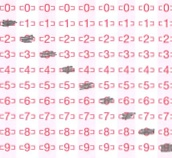
#> input picture test.jpg, 172 x 158 px
$ python -i image_processing.py   (imports and definitions only)
#> lines starting #> are read from the running program, lines starting #| are printed output that depends on the picture; after the words box and inside, x2 and y2 are one past the last pixel; in counts of white or black regions, pixels touching at a corner belong together
import cv2
import numpy as np
import os
def edge_detect(image):
    # Convert to grayscale
    gray = cv2.cvtColor(image, cv2.COLOR_BGR2GRAY)
    # Gaussian filter
    blurred = cv2.GaussianBlur(gray, (5, 5), 0)  # Grayscale image, Gaussian kernel size, standard deviation
    # Edge detection
    edged = cv2.Canny(blurred, 50, 150)
    return edged

# Edge detection
def find_contours(image):
    # Edge detection
    edged = edge_detect(image)
    # Contour detection
    contours, _ = cv2.findContours(edged, cv2.RETR_EXTERNAL, cv2.CHAIN_APPROX_SIMPLE)
    return contours

# Crop images
def crop(rotated, contours, h, w):
    # Coordinates of the rectangle
    contours = find_contours(rotated)
    c = max(contours, key=cv2.contourArea)
    rect = cv2.minAreaRect(c)
    box = cv2.boxPoints(rect)
    box = np.intp(box)
    x1, y1 = box[0]
    x2, y2 = box[2]
    if y1 < h - y2:
        rotated = cv2.rotate(rotated, cv2.ROTATE_180)
        x1, y1 = w - x1, h - y1
        x2, y2 = w - x2, h - y2

    # Crop the rectangular answer area
    answer_id = rotated[min(y1, y2):max(y1, y2), min(x1, x2):max(x1, x2)]
    # Crop the ID area
    id_area = rotated[int(0.47*min(y1, y2)): int(0.93*min(y1, y2)),int(0.76*max(x1, x2)):int(0.98*max(x1, x2))]
    return answer_id, id_area

# rotaion image
def deskew(image):
    # Get image size
    (h, w) = image.shape[:2]

    # Detect contours
    contours = find_contours(image)


    # cv2.drawContours(image, contours, -1, (0, 255, 0), 3)

    # Find the largest contour
    c = max(contours, key=cv2.contourArea)

    # Find the largest contour
    rect = cv2.minAreaRect(c) # get the min rectangle of the lagest contour
    box = cv2.boxPoints(rect)
    box = np.intp(box)

    # Rotate rectangle, narrow side horizontal
    angle = rect[2]  # Get the rotation angle
    if rect[1][0] > rect[1][1]:# Whether the width of the rectangle is greater than its height
        angle = 90 + angle

    # Rotate the image
    center = (w // 2, h // 2) # Determining the center of rotation
    M = cv2.getRotationMatrix2D(center, angle, 1.0)  # Get rotation matrix
    rotated = cv2.warpAffine(image, M, (w, h), flags=cv2.INTER_CUBIC, borderMode=cv2.BORDER_REPLICATE)  # Rotate the image

    # Crop the image
    answer_area, id_area = crop(rotated, contours, h, w)

    return answer_area,id_area

>>> import cv2
>>> picture = cv2.imread('test.jpg')
#> picture is the input picture: shape (158, 172, 3); mean B, G, R 236.3, 229.8, 245.7
>>> result = deskew(picture)
#> in edge_detect, `blurred = cv2.GaussianBlur(gray, (5, 5), 0)`:
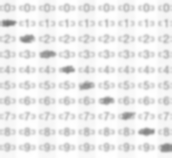
#> blurred: shape (158, 172); min 113, max 255, mean 235.3
#> in edge_detect, `edged = cv2.Canny(blurred, 50, 150)`:
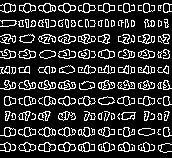
#> edged: shape (158, 172); 18.5% white in thin lines or dots
#> in find_contours, `contours, _ = cv2.findContours(edged, cv2.RETR_EXTERNAL, cv2.CHAIN_APP..`: contours = 127 contours, 54 with area under 20; largest, box (x1, y1, x2, y2) and area: (18, 49, 36, 59) 111, (58, 34, 76, 44) 111, (38, 3, 56, 13) 108, (98, 49, 115, 59) 107, (38, 127, 56, 137) 106
#> in deskew, `c = max(contours, key=cv2.contourArea)`: c = contour of 19 points, box (x1, y1, x2, y2) (18, 49, 36, 59), area 111
#> in deskew, `rect = cv2.minAreaRect(c)`: rect = ((26.5, 53.5), (9, 17), -90)
#> in deskew, `box = cv2.boxPoints(rect)`: box = [[35, 58], [18, 58], [18, 49], [35, 49]]
#> in deskew, `angle = rect[2]`: angle = -90
#> in deskew, `M = cv2.getRotationMatrix2D(center, angle, 1.0)`: M = [[6.12e-17, -1, 165], [1, 6.12e-17, -7]]
#> in deskew, `rotated = cv2.warpAffine(image, M, (w, h), flags=cv2.INTER_CUBIC, bord..`:
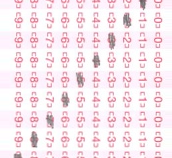
#> rotated: shape (158, 172, 3); mean B, G, R 238.2, 232.2, 246.6
#> in edge_detect (call 2), `gray = cv2.cvtColor(image, cv2.COLOR_BGR2GRAY)`:
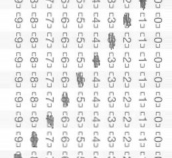
#> gray: shape (158, 172); min 98, max 255, mean 237.2
#> in edge_detect (call 2), `blurred = cv2.GaussianBlur(gray, (5, 5), 0)`:
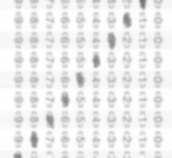
#> blurred: shape (158, 172); min 110, max 255, mean 237.2
#> in edge_detect (call 2), `edged = cv2.Canny(blurred, 50, 150)`:
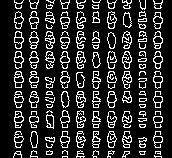
#> edged: shape (158, 172); 16.9% white in thin lines or dots, all inside (x1, y1, x2, y2) = (13, 0, 163, 158)
#> in find_contours (call 2), `contours, _ = cv2.findContours(edged, cv2.RETR_EXTERNAL, cv2.CHAIN_APP..`: contours = 120 contours, 57 with area under 20; largest, box (x1, y1, x2, y2) and area: (122, 51, 132, 69) 111, (107, 11, 117, 29) 110, (153, 31, 163, 49) 108, (107, 91, 117, 108) 108, (29, 31, 39, 49) 106
#> in crop, `c = max(contours, key=cv2.contourArea)`: c = contour of 20 points, box (x1, y1, x2, y2) (122, 51, 132, 69), area 111
#> in crop, `rect = cv2.minAreaRect(c)`: rect = ((126.5, 59.5), (17, 9), -90)
#> in crop, `box = cv2.boxPoints(rect)`: box = [[131, 68], [122, 68], [122, 51], [131, 51]]
#> in crop, `x1, y1 = box[0]`: x1 = 131; y1 = 68
#> in crop, `x2, y2 = box[2]`: x2 = 122; y2 = 51
#> in crop, `rotated = cv2.rotate(rotated, cv2.ROTATE_180)`:
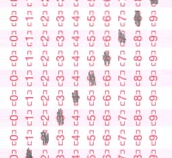
#> rotated: shape (158, 172, 3); mean B, G, R 238.2, 232.2, 246.6
#> in crop, `x1, y1 = w - x1, h - y1`: x1 = 41; y1 = 90
#> in crop, `x2, y2 = w - x2, h - y2`: x2 = 50; y2 = 107

$ run again, on Batman.png
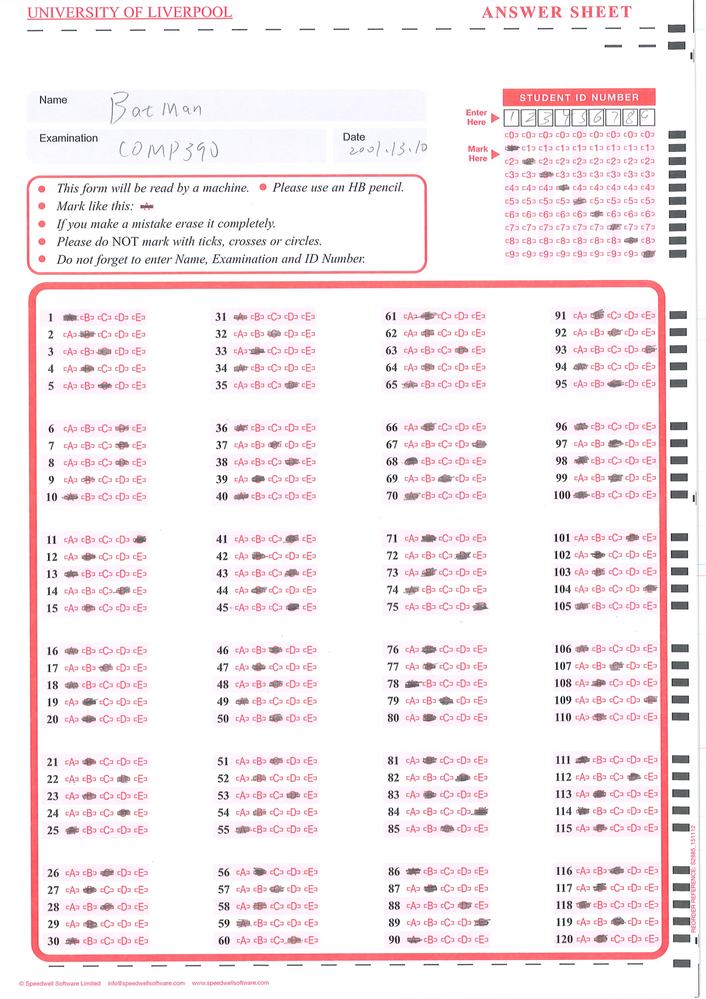
#> input picture Batman.png, 706 x 999 px, shrunk from 1653 x 2339 before the run
#> picture is the input picture: shape (999, 706, 3); mean B, G, R 239.6, 236.6, 247.8
#> in edge_detect, `edged = cv2.Canny(blurred, 50, 150)`:
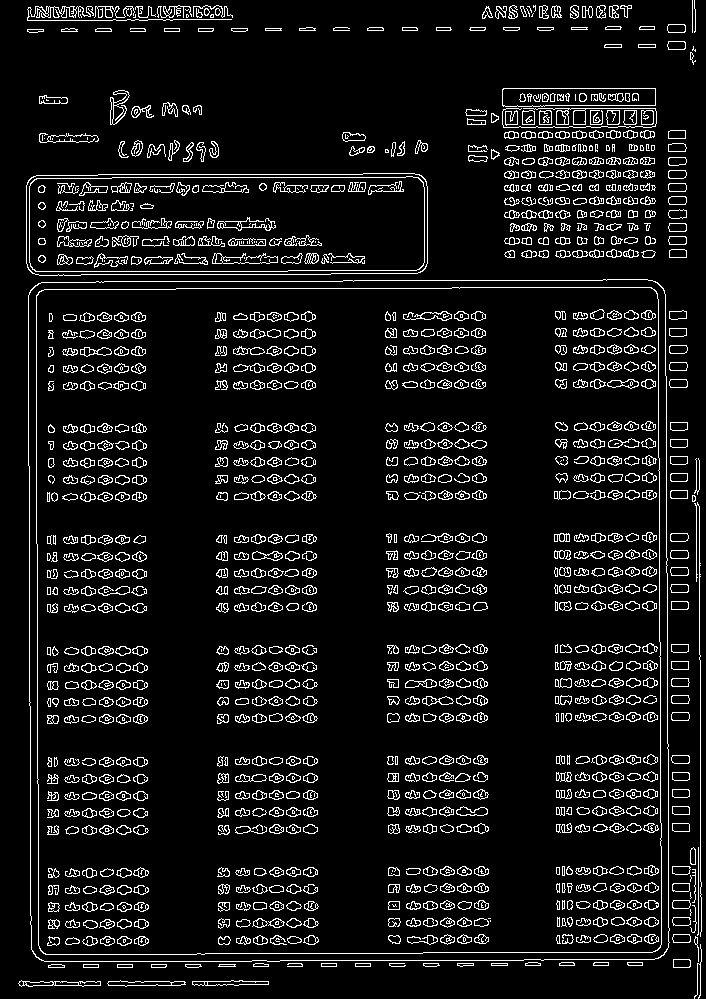
#> edged: shape (999, 706); 8.7% white in thin lines or dots
#> in find_contours, `contours, _ = cv2.findContours(edged, cv2.RETR_EXTERNAL, cv2.CHAIN_APP..`: contours = 272 contours, 66 with area under 20; largest, box (x1, y1, x2, y2) and area: (28, 279, 670, 962) 433083, (26, 173, 428, 276) 39896, (502, 88, 656, 107) 2638, (502, 108, 657, 128) 333, (18, 980, 101, 987) 297
#> in deskew, `c = max(contours, key=cv2.contourArea)`: c = contour of 118 points, box (x1, y1, x2, y2) (28, 279, 670, 962), area 433083
#> in deskew, `rect = cv2.minAreaRect(c)`: rect = ((348.2, 620.4), (639.1, 680.9), -0.239)
#> in deskew, `box = cv2.boxPoints(rect)`: box = [[30.07, 962.1], [27.23, 281.3], [666.3, 278.6], [669.1, 959.5]]
#> in deskew, `box = np.intp(box)`: box = [[30, 962], [27, 281], [666, 278], [669, 959]]
#> angle = -0.239
#> M = [[1, -0.00417, 2.08], [0.00417, 1, -1.47]]
#> edged: shape (999, 706); 8.8% white in thin lines or dots
#> in find_contours (call 2), `contours, _ = cv2.findContours(edged, cv2.RETR_EXTERNAL, cv2.CHAIN_APP..`: contours = 258 contours, 66 with area under 20; largest, box (x1, y1, x2, y2) and area: (29, 280, 668, 961) 432758, (27, 173, 429, 275) 39874, (504, 108, 658, 129) 2860, (504, 89, 658, 107) 2600, (16, 979, 99, 986) 318
#> in crop, `c = max(contours, key=cv2.contourArea)`: c = contour of 121 points, box (x1, y1, x2, y2) (29, 280, 668, 961), area 432758
#> in crop, `rect = cv2.minAreaRect(c)`: rect = ((348, 620), (680, 638), -90)
#> in crop, `box = cv2.boxPoints(rect)`: box = [[667, 960], [29, 960], [29, 280], [667, 280]]
#> x1 = 667; y1 = 960
#> x2 = 29; y2 = 280
#> in crop, `id_area = rotated[int(0.47*min(y1, y2)): int(0.93*min(y1, y2)),int(0.7..`:
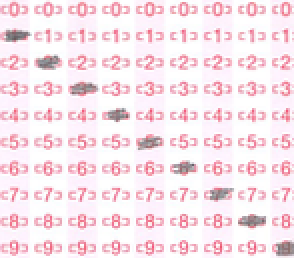
#> id_area: shape (129, 147, 3) (shown 2 times larger); mean B, G, R 235.2, 228.4, 247.7
